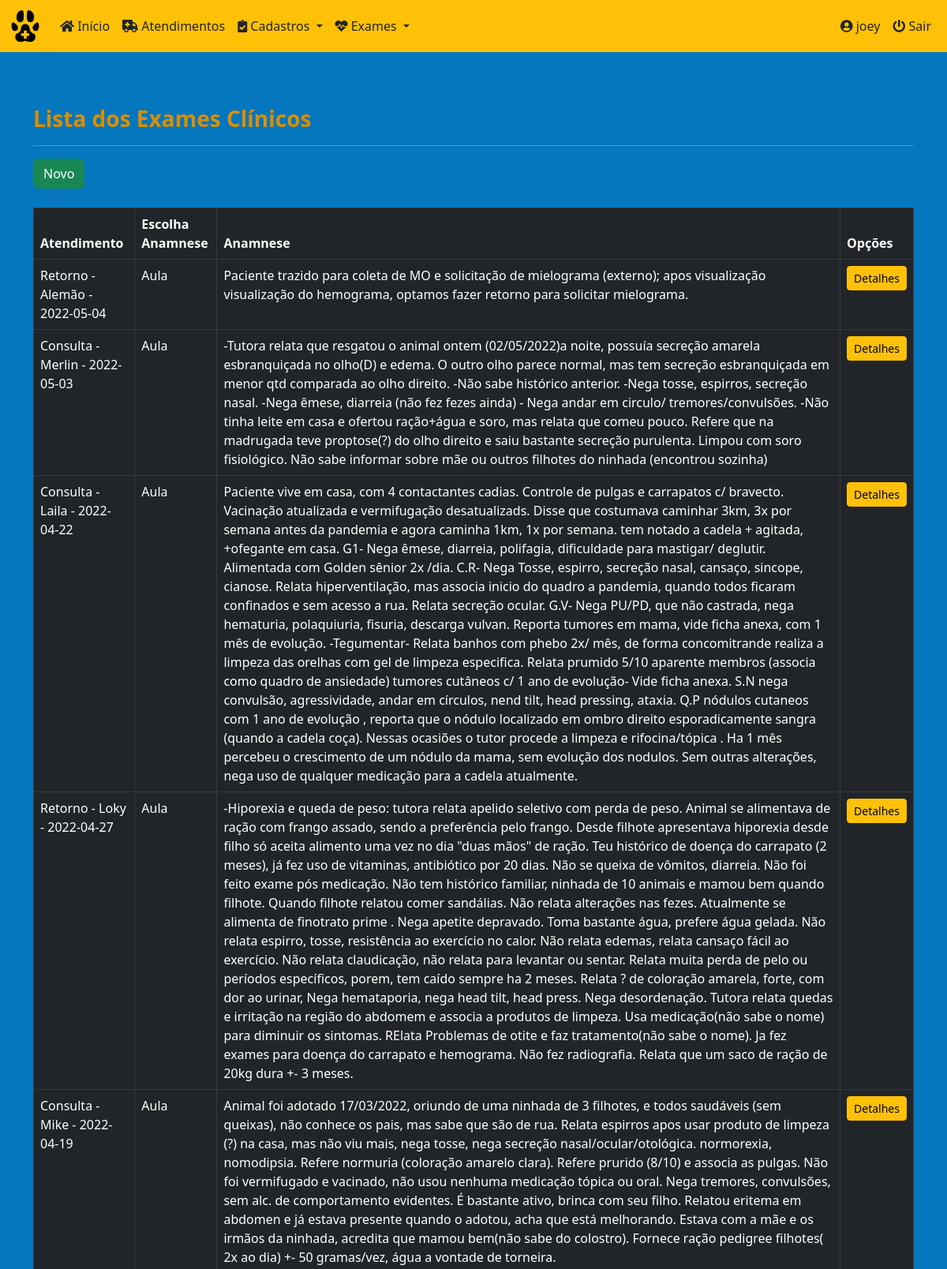
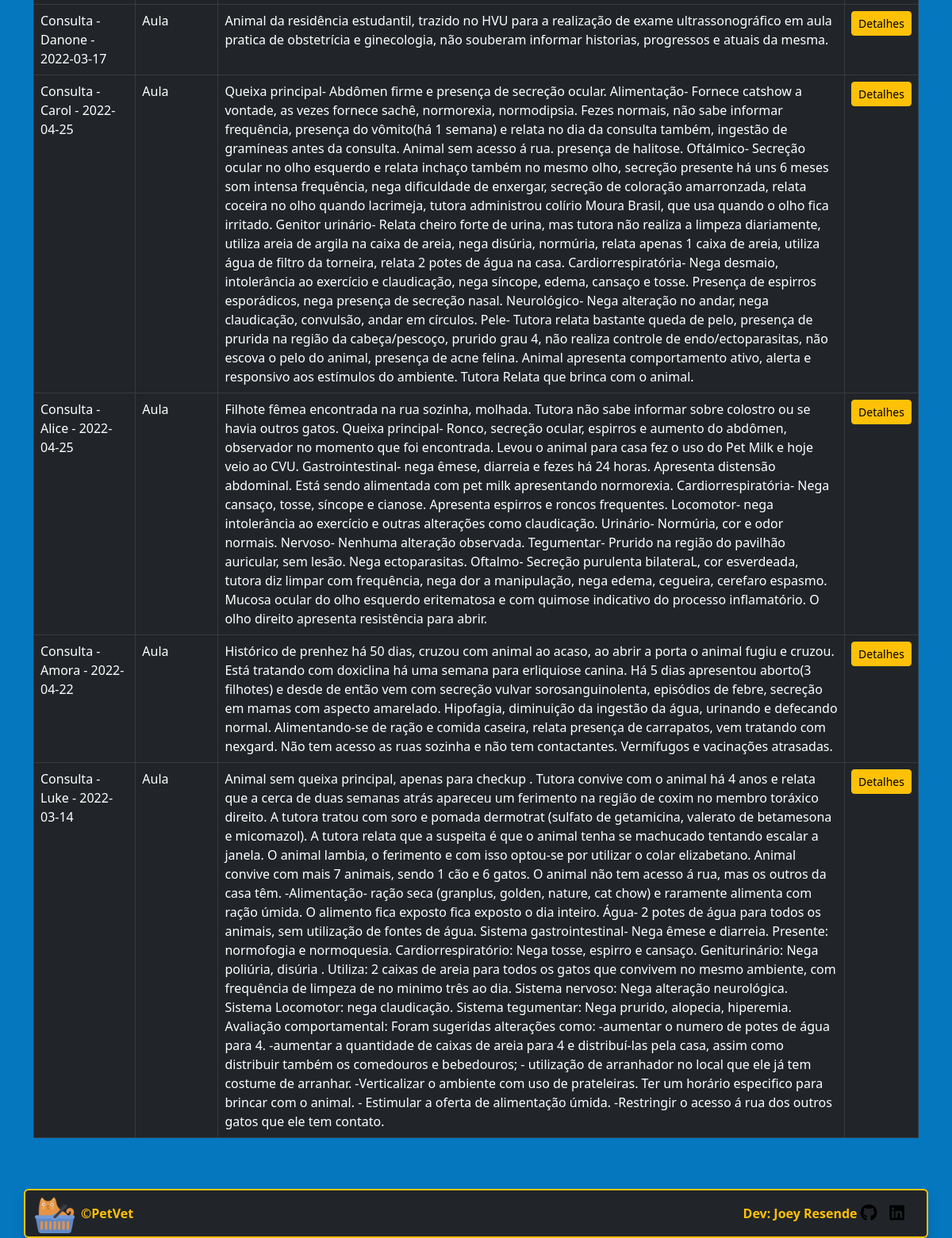
The app's page /petvet/general_clinics/ (signed in) with its own data (2 pictures, top to bottom).
### core/models.py (models this page shows, shortened)
class GeneralClinic(models.Model):
    medical_care = models.ForeignKey(
        'MedicalCare', on_delete=models.PROTECT, null=True, verbose_name='Atendimento')
    choice_anamnese = models.CharField(
        max_length=6, choices=type_anamnese, verbose_name='Tipo atendimento')
    anamnese = models.TextField(max_length=2000, verbose_name='Anamnese')
    choice_anti_rabica = models.CharField(
        max_length=23, choices=vaccination, verbose_name='Anti-Rábica')
    choice_type_v = models.CharField(
        max_length=7, choices=type_v, verbose_name='V8/V10/V12')
    choice_v = models.CharField(
        max_length=23, choices=vaccination, verbose_name='Opções V')
    choice_type_felina = models.CharField(
        max_length=23, choices=type_felina, verbose_name='Tríplice/Quádrupla Felina')
    choice_felina = models.CharField(
        max_length=23, choices=vaccination, verbose_name='Opções Felina')
    others_felina = models.CharField(
        max_length=30, null=True, blank=True, verbose_name='Outras Vacinas')
    choice_verminose = models.CharField(
        max_length=17, choices=vermi_ecto, verbose_name='Controle Verminose')
    others_verminose = models.CharField(
        max_length=30, null=True, blank=True, verbose_name='Verminose - Fármaco/Dose/Frequência')
    choice_ectopas = models.CharField(
        max_length=17, choices=vermi_ecto, verbose_name='Prevenção Ectoparasitas')
    others_ectopas = models.CharField(
        max_length=30, null=True, blank=True, verbose_name='Ectoparasitas - Fármaco/Dose/Frequência')
    choice_leish = models.CharField(
        max_length=17, choices=leish, verbose_name='Prevenção Leishmaniose')
    class Meta:
        ordering = ['id']

class MedicalCare(models.Model):
    id = models.AutoField(primary_key=True)
    date = models.DateField(default=date.today, verbose_name='Data')
    time = models.TimeField(verbose_name='Hora')
    pet_name = models.ForeignKey(
        'Pets', on_delete=models.PROTECT, null=True, verbose_name='Nome do Pet')
    procedure = models.CharField(
        max_length=8, choices=procedures, verbose_name='Tipo de atendimento')
    vet_name = models.ForeignKey(
        'Vet', on_delete=models.PROTECT, null=True, verbose_name='Veterinario')
    sedative = models.CharField(
        max_length=8, choices=type_sedative, default='Não', verbose_name='Tipo de sedativo')
    report = models.TextField(
        max_length=1000, verbose_name='Relato do problema')
    class Meta:
        ordering = ['-date']
    def __str__(self):
        return f'{self.procedure} - {self.pet_name} - {self.date}'

class Pets(models.Model):
    id = models.AutoField(primary_key=True)
    pet_name = models.CharField(
        max_length=30, verbose_name='Nome do Pet')
    species = models.CharField(
        max_length=20, verbose_name='Espécie')
    breed = models.CharField(
        max_length=30, verbose_name='Raça')
    gender = models.CharField(
        max_length=5, choices=sex_status, verbose_name='Gênero')
    date_of_birth = models.DateField(
        null=True, blank=True, verbose_name='Data de Nascimento')
    castrated = models.CharField(
        max_length=3, choices=castrated_status, default='N', verbose_name='Castrado?')
    weight = models.DecimalField(
        max_digits=6, decimal_places=3, verbose_name='Peso', default=0)
    tutor_name = models.ForeignKey(
        'Tutor', on_delete=models.PROTECT, null=True, verbose_name='Nome do Tutor')
    class Meta:
        ordering = ['-id']
    def __str__(self):
        return self.pet_name

### core/views.py (the view)
# urls.py: path('general_clinics/', GeneralClinicList.as_view(), name='general_clinics'),
class GeneralClinicList(LoginRequiredMixin, ListView):
    login_url = reverse_lazy('login')
    model = GeneralClinic
    template_name = 'core/general_clinic_list.html'

### core/templates/core/general_clinic_list.html (shortened to what this page needs)
{% extends 'core/base_model.html' %}
{% load static %}
{% block content %}
<h3><strong>Lista dos Exames Clínicos</strong></h3>
<hr>
<a href="{% url 'general_clinic_new' %}" class="btn btn-success btn">Novo</a><br><br>
<div class="table-responsive">
  <table class="table table-bordered table-hover table-dark" id="general_clinic_table">
    <thead class="thead-dark">
      <tr>
        <th>Atendimento</th>
        <th>Escolha Anamnese</th>
        <th>Anamnese</th>
        <th>Opções</th>
      </tr>
    </thead>
    <tbody>
      {% for each in object_list %}
      <tr>
        <td>{{ each.medical_care }}</td>
        <td>{{ each.choice_anamnese }}</td>
        <td>{{ each.anamnese }}</td>
        <td>
          <a href="{% url 'general_clinic_detail' each.pk %}" class="btn btn-warning btn-sm">Detalhes</a>
        </td>
      </tr>
      {% empty %}
      <tr>
        <td colspan="6">Nenhum exame clínico geral cadastrado.</td>
      </tr>
      {% endfor %}
    </tbody>
  </table>
</div>
{% endblock %}

### core/templates/core/base_model.html (shortened to what this page needs)
{% load static %}
<!DOCTYPE html>
<html lang="pt-br" class="h-100">
<head>
  <link rel="stylesheet" href="{% static 'css/bootstrap.min.css/' %}" />
  <link rel="stylesheet" href="https://cdnjs.cloudflare.com/ajax/libs/font-awesome/5.11.2/css/all.css">
  <link rel="stylesheet" href="{% static 'css/styles.css/' %}" />
  <link rel="stylesheet" type="text/css" href="https://cdn.datatables.net/v/bs5/dt-1.11.5/datatables.min.css" />
</head>
<body class="d-flex flex-column h-100">
  <main class="flex-shrink-0  ">
    {% block menu %}
    <nav class="navbar navbar-expand-lg sticky-top bg-warning">
      <div class="container-fluid">
        <a class="navbar-brand" href="{% url 'index' %}">
          <img src="{% static 'img/favicon.ico/' %}" height="40" alt="" />
        </a>
        <div class="collapse navbar-collapse" id="navbarsExample06">
          <ul class="navbar-nav me-auto mb-2 mb-xl-0">
            <li class="nav-item">
              <a class="nav-link text-dark" href="{% url 'index' %}">
                <i class="fa fa-home" aria-hidden="true"></i>
                Início
              </a>
            </li>
            <li class="nav-item">
              <a class="nav-link text-dark" href="{% url 'medical_cares' %}">
                <i class="fas fa-ambulance" aria-hidden="true"></i>
                Atendimentos
              </a>
            </li>
            <li class="nav-item dropdown">
              <a class="nav-link text-dark dropdown-toggle" href="#" data-bs-toggle="dropdown" aria-expanded="false">
                <i class="fas fa-clipboard-check" aria-hidden="true"></i>
                Cadastros
              </a>
            </li>
            <li class="nav-item dropdown">
              <a class="nav-link text-dark dropdown-toggle" href="#" data-bs-toggle="dropdown" aria-expanded="false">
                <i class="fas fa-heartbeat" aria-hidden="true"></i>
                Exames
              </a>
            </li>
          </ul>
          <div class="collapse navbar-collapse d-lg-flex justify-content-end">
            <ul class="navbar-nav bd-navbar-nav flex=row">
              {% if request.user.is_authenticated %}
              <li class="nav-item">
                  <a class="nav-link text-dark" href="{% url 'meus_dados' %}">
                    <i class="fas fa-user-circle" aria-hidden="true"></i>
                    <span id="username">{{ request.user }}</span>
                  </a>
              </li>
              <li class="nav-item">
                <a class="nav-link text-dark" href="{% url 'logout' %}">
                  <i class="fas fa-power-off" aria-hidden="true"></i>
                  Sair
                </a>
              </li>
              {% endif %}
            </ul>
          </div>
         </div>
      </div>
    </nav>
    {% endblock %}
    <div class="container py-5">
      {% block content %}
      {% endblock %}
    </div>
  </main>
{% block footer %}
<div class="container border border-warning border-2 rounded shadow bg-dark">
  <footer class="d-flex flex-wrap justify-content-between align-items-center py-1">
    <div class="col-md-4 d-flex align-items-center">
      <a href="{% url 'index' %}" class="mb-3 me-2 mb-md-0">
        <img src="{% static 'img/cat_yellow.png/' %}" width="50" height="50" alt="">
      </a>
      <span class="mb-3 mb-md-0 text-warning"><strong>&copy;PetVet</strong></span>
    </div>
    <ul class="nav col-md-4 justify-content-end list-unstyled d-flex">
      <li class="ms-3 text-warning"><strong>Dev: Joey Resende</strong>  <a href="https://github.com/Joey-Resende" target="_blank">
        <i class="fab fa-github fa-lg text-black" aria-hidden="true"></i>
      </a></li>
      <li class="ms-3"><a href="https://www.linkedin.com/in/givanildo-resende/" target="_blank">
        <i class="fab fa-linkedin fa-lg text-black" aria-hidden="true"></i>
      </a></li>
    </ul>
  </footer>
</div>
{% endblock %}
</body>
</html>

### static/css/styles.css (style rules this page uses)
:root { --preto: #000000; --branco-1: #ffffff; --branco-2: #E0E2DD; --azul-1: #0477BF; --azul-2: #0388A6; --azul-3: #003570; --amarelo-1: #F2CB05; --amarelo-2: #D98E04; }
body { background-color: var(--azul-1); color: var(--preto); padding-bottom: 20px; }
h3 { color: var(--amarelo-2); }
div { color: var(--branco-1); }
.navbar { background-color: var(--amarelo-1); color: var(--amarelo-2); margin-bottom: 20px; }

### records on screen
GeneralClinic: medical_care "Retorno - Alemão - 2022-05-04", choice_anamnese "Aula", anamnese "Paciente trazido para coleta de MO e solicitação de mielograma (externo); apos visualização visualização do hemograma, optamos fazer retorno para solicitar mielograma."
GeneralClinic: medical_care "Consulta - Merlin - 2022-05-03", choice_anamnese "Aula", anamnese "-Tutora relata que resgatou o animal ontem (02/05/2022)a noite, possuía secreção amarela esbranquiçada no olho(D) e edema. O outro olho parece normal, mas tem secreção esbranquiçada em menor qtd comparada ao olho direito. -Não sabe histórico anterior. -Nega tosse, espirros, secreção nasal. -Nega êmese, diarreia (não fez fezes ainda) - Nega andar em circulo/ tremores/convulsões. -Não tinha leite em casa e ofertou ração+água e soro, mas relata que comeu pouco. Refere que na madrugada teve proptose(?) do olho direito e saiu bastante secreção purulenta. Limpou com soro fisiológico. Não sabe informar sobre mãe ou outros filhotes do ninhada (encontrou sozinha)"
GeneralClinic: medical_care "Consulta - Laila - 2022-04-22", choice_anamnese "Aula", anamnese "Paciente vive em casa, com 4 contactantes cadias. Controle de pulgas e carrapatos c/ bravecto. Vacinação atualizada e vermifugação desatualizads. Disse que costumava caminhar 3km, 3x por semana antes da pandemia e agora caminha 1km, 1x por semana. tem notado a cadela + agitada, +ofegante em casa. G1- Nega êmese, diarreia, polifagia, dificuldade para mastigar/ deglutir. Alimentada com Golden sênior 2x /dia. C.R- Nega Tosse, espirro, secreção nasal, cansaço, sincope, cianose. Relata hiperventilação, mas associa inicio do quadro a pandemia, quando todos ficaram confinados e sem acesso a rua. Relata secreção ocular. G.V- Nega PU/PD, que não castrada, nega hematuria, polaquiuria, fisuria,…"
GeneralClinic: medical_care "Retorno - Loky - 2022-04-27", choice_anamnese "Aula", anamnese "-Hiporexia e queda de peso: tutora relata apelido seletivo com perda de peso. Animal se alimentava de ração com frango assado, sendo a preferência pelo frango. Desde filhote apresentava hiporexia desde filho só aceita alimento uma vez no dia \"duas mãos\" de ração. Teu histórico de doença do carrapato (2 meses), já fez uso de vitaminas, antibiótico por 20 dias. Não se queixa de vômitos, diarreia. Não foi feito exame pós medicação. Não tem histórico familiar, ninhada de 10 animais e mamou bem quando filhote. Quando filhote relatou comer sandálias. Não relata alterações nas fezes. Atualmente se alimenta de finotrato prime . Nega apetite depravado. Toma bastante água, prefere água gelada. Não…"
GeneralClinic: medical_care "Consulta - Mike - 2022-04-19", choice_anamnese "Aula", anamnese "Animal foi adotado 17/03/2022, oriundo de uma ninhada de 3 filhotes, e todos saudáveis (sem queixas), não conhece os pais, mas sabe que são de rua. Relata espirros apos usar produto de limpeza (?) na casa, mas não viu mais, nega tosse, nega secreção nasal/ocular/otológica. normorexia, nomodipsia. Refere normuria (coloração amarelo clara). Refere prurido (8/10) e associa as pulgas. Não foi vermifugado e vacinado, não usou nenhuma medicação tópica ou oral. Nega tremores, convulsões, sem alc. de comportamento evidentes. É bastante ativo, brinca com seu filho. Relatou eritema em abdomen e já estava presente quando o adotou, acha que está melhorando. Estava com a mãe e os irmãos da ninhada,…"
GeneralClinic: medical_care "Consulta - Danone - 2022-03-17", choice_anamnese "Aula", anamnese "Animal da residência estudantil, trazido no HVU para a realização de exame ultrassonográfico em aula pratica de obstetrícia e ginecologia, não souberam informar historias, progressos e atuais da mesma."
GeneralClinic: medical_care "Consulta - Carol - 2022-04-25", choice_anamnese "Aula", anamnese "Queixa principal- Abdômen firme e presença de secreção ocular. Alimentação- Fornece catshow a vontade, as vezes fornece sachê, normorexia, normodipsia. Fezes normais, não sabe informar frequência, presença do vômito(há 1 semana) e relata no dia da consulta também, ingestão de gramíneas antes da consulta. Animal sem acesso á rua. presença de halitose. Oftálmico- Secreção ocular no olho esquerdo e relata inchaço também no mesmo olho, secreção presente há uns 6 meses som intensa frequência, nega dificuldade de enxergar, secreção de coloração amarronzada, relata coceira no olho quando lacrimeja, tutora administrou colírio Moura Brasil, que usa quando o olho fica irritado. Genitor urinário-…"
GeneralClinic: medical_care "Consulta - Alice - 2022-04-25", choice_anamnese "Aula", anamnese "Filhote fêmea encontrada na rua sozinha, molhada. Tutora não sabe informar sobre colostro ou se havia outros gatos. Queixa principal- Ronco, secreção ocular, espirros e aumento do abdômen, observador no momento que foi encontrada. Levou o animal para casa fez o uso do Pet Milk e hoje veio ao CVU. Gastrointestinal- nega êmese, diarreia e fezes há 24 horas. Apresenta distensão abdominal. Está sendo alimentada com pet milk apresentando normorexia. Cardiorrespiratória- Nega cansaço, tosse, síncope e cianose. Apresenta espirros e roncos frequentes. Locomotor- nega intolerância ao exercício e outras alterações como claudicação. Urinário- Normúria, cor e odor normais. Nervoso- Nenhuma alteração…"
GeneralClinic: medical_care "Consulta - Amora - 2022-04-22", choice_anamnese "Aula", anamnese "Histórico de prenhez há 50 dias, cruzou com animal ao acaso, ao abrir a porta o animal fugiu e cruzou. Está tratando com doxiclina há uma semana para erliquiose canina. Há 5 dias apresentou aborto(3 filhotes) e desde de então vem com secreção vulvar sorosanguinolenta, episódios de febre, secreção em mamas com aspecto amarelado. Hipofagia, diminuição da ingestão da água, urinando e defecando normal. Alimentando-se de ração e comida caseira, relata presença de carrapatos, vem tratando com nexgard. Não tem acesso as ruas sozinha e não tem contactantes. Vermífugos e vacinações atrasadas."
GeneralClinic: medical_care "Consulta - Luke - 2022-03-14", choice_anamnese "Aula", anamnese "Animal sem queixa principal, apenas para checkup . Tutora convive com o animal há 4 anos e relata que a cerca de duas semanas atrás apareceu um ferimento na região de coxim no membro toráxico direito. A tutora tratou com soro e pomada dermotrat (sulfato de getamicina, valerato de betamesona e micomazol). A tutora relata que a suspeita é que o animal tenha se machucado tentando escalar a janela. O animal lambia, o ferimento e com isso optou-se por utilizar o colar elizabetano. Animal convive com mais 7 animais, sendo 1 cão e 6 gatos. O animal não tem acesso á rua, mas os outros da casa têm. -Alimentação- ração seca (granplus, golden, nature, cat chow) e raramente alimenta com ração úmida. O…"

### other values on screen
{{ request.user }} "joey"
